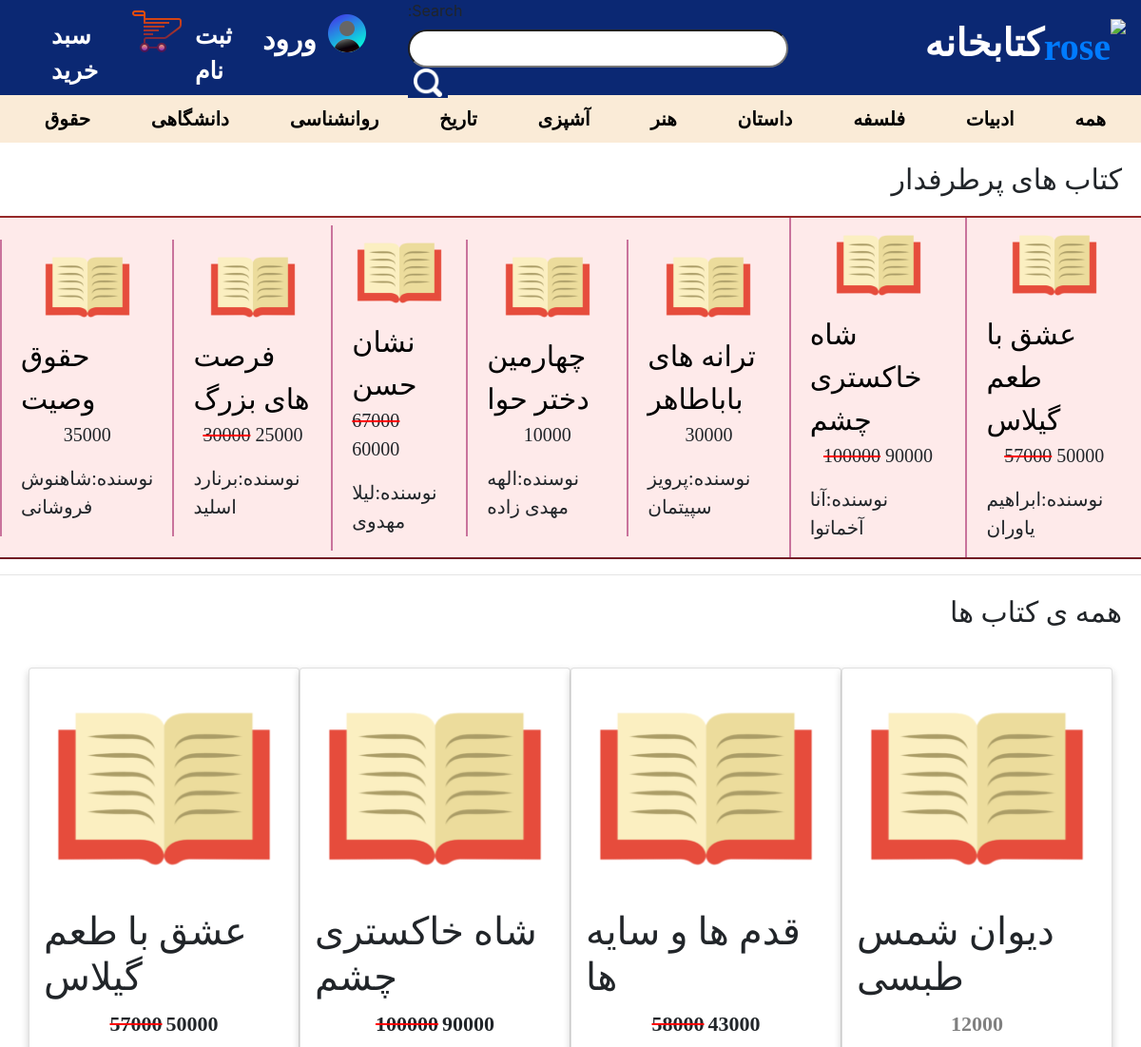
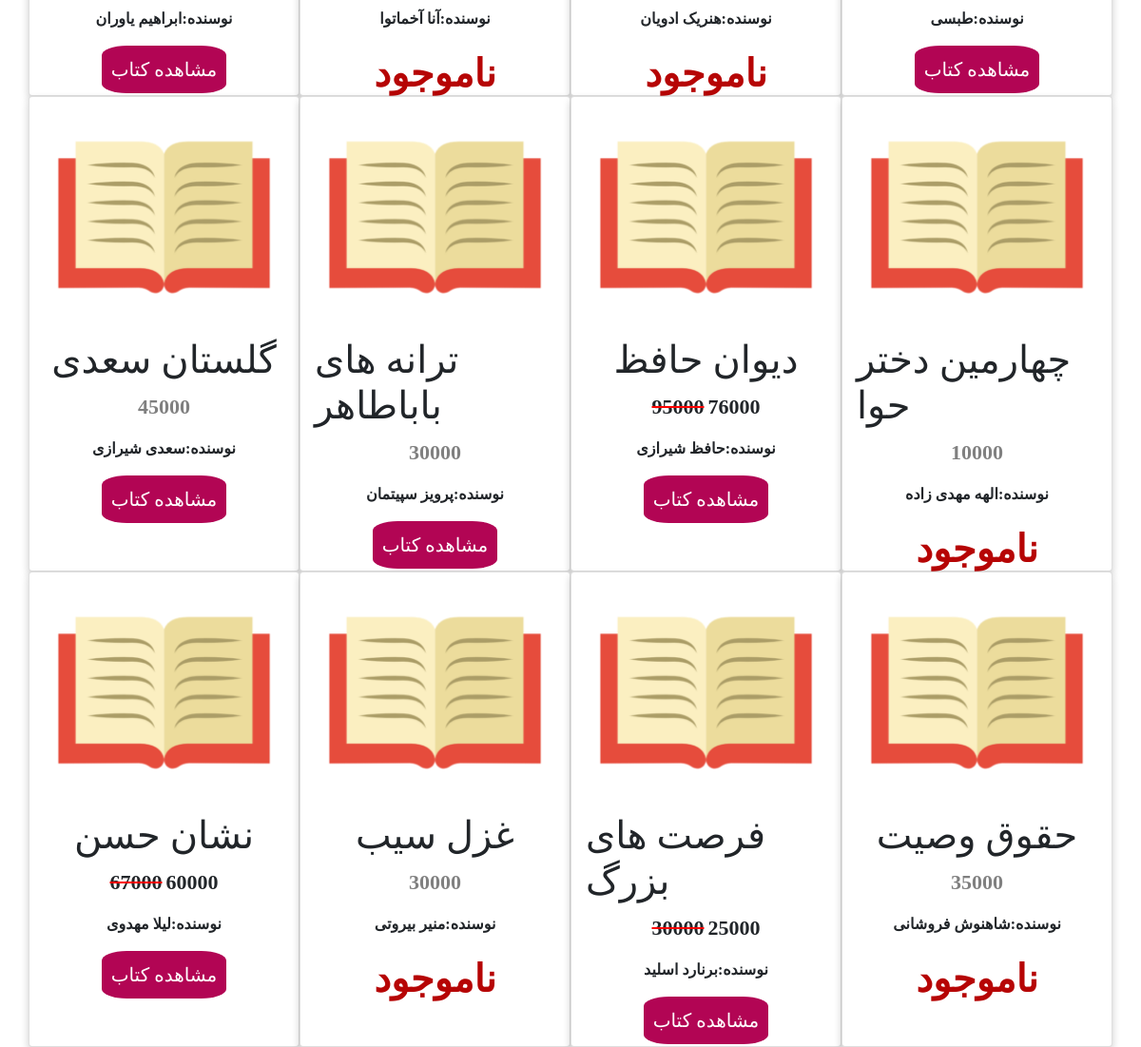
The page /categories/1/ on the database its author committed (2 pictures, top to bottom).
### products/models.py (models this page shows, shortened)
class Category(models.Model):
    class Meta:
        verbose_name = "دسته بندی"
        verbose_name_plural = "دسنه بندی ها"
    name = models.CharField(max_length=200, verbose_name='نام')
    def __str__(self):
        return self.name

class Book(models.Model):
    class Meta:
        verbose_name = "کتاب"
        verbose_name_plural = "کتاب ها"
    title = models.CharField(max_length=200, verbose_name='موضوع')
    author = models.CharField(max_length=200, verbose_name='نویسنده')
    description = models.TextField(max_length=200, blank=True, null=True, verbose_name='شرح')
    price = models.PositiveIntegerField(verbose_name='قیمت')
    qty = models.IntegerField(verbose_name='موجودی انبار')
    category = models.ManyToManyField(Category, max_length=200, verbose_name='دسته بندی')
    created_at = models.DateTimeField(auto_now_add=True, verbose_name='ساخته شده در')
    update = models.DateTimeField(auto_now=True)
    discount = models.PositiveIntegerField(blank=True, null=True, verbose_name='تخفیف درصدی')
    cash_discount = models.PositiveIntegerField(blank=True, null=True, verbose_name='تخفیف نقدی')
    total_price = models.PositiveIntegerField()
    like = models.ManyToManyField('account.User', blank=True, related_name='like')
    dislike = models.ManyToManyField('account.User', blank=True, related_name='dislike')
    total_like = models.IntegerField(default=0)
    def total_like(self):
        return self.like.count()
    @property
    def total_price(self):
        if self.cash_discount:
            return int(self.price - self.cash_discount)
        elif self.discount:
            total = (self.discount * self.price) / 100
            return int(self.price - total)
        else:
            return self.price
    def get_absolute_url(self):
        return reverse('products:book_detail', kwargs={'pk': self.pk})

### products/views.py (the view)
# urls.py: path('categories/<int:pk>/', CategoryTasks.as_view(), name='categoryTasks'),
class CategoryTasks(ListView):
    model = Book
    template_name = 'index.html'
    def get_queryset(self):
        return Book.objects.filter(category__pk=self.kwargs['pk'])
    def get_context_data(self, **kwargs):
        context = super().get_context_data(**kwargs)
        context['books'] = self.get_queryset()
        context['categories'] = Category.objects.all()
        context['form'] = SearchForm()
        return context

### products/forms.py
class SearchForm(forms.Form):
    search = forms.CharField(max_length=20)

### products/templates/index.html (shortened to what this page needs)
{% extends 'base.html' %}
{% load static %}
{% block pro %}
    <p style="    font-family: 'IranNastaliq';
    font-size: 30px;
    display: flex;
    flex-direction: row-reverse;
    padding-right: 20px;">کتاب های پرطرفدار</p>
    <div style=" display: flex;
    flex-direction: row-reverse;
    align-items: center;
    font-size: 20px;
    font-family: 'IranNastaliq';
    background-color: #feeaea;
    border-top: 2px solid #962929;
    border-bottom: 2px solid #721c24;
    justify-content: center;
    ">
        {% for book in books %}
            {% if book.total_like >= 1 %}
                <div style="     border-left: 2px solid #c9739c;
    padding-inline: 20px;
    display: flex;
    flex-direction: column;
    align-items: center;
">
                    <img src="{% static 'book.png' %}" alt="Denim Jeans" style="width: 100px;">
                    <a href="{{ book.get_absolute_url }}"
                       style="font-size: 30px; text-decoration: none; color: black">{{ book.title }}</a>
                    {% if book.price == book.total_price %}
                        <p>{{ book.price }}</p>
                    {% else %}
                        <p>
                            <a style="font-family: auto; text-decoration-line: line-through; text-decoration-color: red;"
                            >{{ book.price }}</a>
                            <a>{{ book.total_price }}</a></p>
                    {% endif %}
                    <p> نوسنده:{{ book.author }}</p>
                </div>
            {% endif %}
        {% endfor %}
    </div>
    <hr>
    <p style="    font-family: 'IranNastaliq';
    font-size: 30px;
    display: flex;
    flex-direction: row-reverse;
    padding-right: 20px;">همه ی کتاب ها</p>
    <div class="container">
        <div class=" products row">
            {% for book in books %}
                <div class="col-3 card">
                    <img src="{% static 'book.png' %}" alt="Denim Jeans" style="width:100%">
                    <h1>{{ book.title }}</h1>
                    {% if book.price == book.total_price %}
                        <p class="price">{{ book.price }}</p>
                    {% else %}
                        <p><a style="font-family: auto; text-decoration-line: line-through; text-decoration-color: red;"
                              class="price">{{ book.price }}</a>
                            <a class="price">{{ book.total_price }}</a></p>
                    {% endif %}
                    <p> نوسنده:{{ book.author }}</p>
                    {% if book.qty <= 0 %}
                        <p style="    font-size: 40px;
    color: #b60505;">ناموجود</p>
                    {% else %}
                        <p>
                            <button style="border: none;
    background-color: #b20554;
    padding: 10px;
    border-radius: 20%;"><a style="color:#ffffff;font-size: 20px; text-decoration: none;" href="{{ book.get_absolute_url }}">مشاهده
                                کتاب</a></button>
                        </p>
                    {% endif %}
                </div>
            {% endfor %}
        </div>
    </div>
    </body>
    </html>
{% endblock %}

### products/templates/base.html (shortened to what this page needs)
{% load static %}
<!DOCTYPE html>
<html lang="en">
<head>
    <link rel="stylesheet" type="text/css" href="{% static 'base.css' %}">
    <link rel="stylesheet" href="https://cdnjs.cloudflare.com/ajax/libs/font-awesome/4.7.0/css/font-awesome.min.css">
    <link
            href="https://www.fontonline.ir/css/IranNastaliq.css"
            rel="stylesheet"
            type="text/css"
    />
    <link rel="stylesheet" href="path/to/font-awesome/css/font-awesome.min.css">
    <link rel="stylesheet" href="https://stackpath.bootstrapcdn.com/bootstrap/4.3.1/css/bootstrap.min.css"
>
</head>
<body>
<div class="sticky-top">
    <nav class="navbar navbar-expand-lg sticky-top"
         style="direction: rtl; background-color: #0b2873;height: 100px;padding-top: 20px;">
        {% if user.is_authenticated %}
            {% if user.is_superuser %}
                <div class="nav-logo " style="width: 30%;display: flex;"><p><a href="{% url "products:index" %}"><img
                        style="width: 100px" src="{% static 'pngfind.com-superman-symbol-png-625339.png' %}"
                        alt="rose"/></a><a
                        style="color:white; text-decoration: none;" href="{% url 'admin:index' %}">superuser</a></p>
                </div>
                <div class="collapse navbar-collapse" id="navbarSupportedContent">
                {% block search %}
                <form class="searchbox" method="post" action="{% url 'products:product_search' %}">
                {% csrf_token %}
                {{ form }}
                <button type="submit"><img src="{% static '106236_search_icon.png' %}"></button>
                </form>
                {% endblock %}
                <ul class="navbar-nav mr-auto" style="margin-left: 30px">
                    <a style="text-decoration: none;color: white;font-family: 'IranNastaliq';font-size: 20px;font-weight: bold;"
                       class="nav-link"
                       href="{% url 'products:adding_ctg' %}">دسته بندی+</a><br>
                    <a style="text-decoration: none;color: white;font-family: 'IranNastaliq';font-size: 20px;font-weight: bold;"
                       class="nav-link"
                       href="{% url 'account:dashboard' %}">نمودار</a><br>
                    <a style="text-decoration: none;color: white;font-family: 'IranNastaliq';font-size: 20px;font-weight: bold;"
                       class="nav-link" href="{% url 'products:adding_book' %}">کتاب+</a>
                    <li class="nav-item active"><img src="{% static 'accounticon.png' %}" alt="icon"></li>
                    <a style="text-decoration: none;color: white;font-family: 'IranNastaliq';font-size: 20px;font-weight: bold;"
                       class="nav-link"
                       href="{% url 'account:user_profile' %}">{{ user.username }}</a><br>
                    <a style="text-decoration: none;color: white;font-family: 'IranNastaliq';font-size: 30px;font-weight: bold;"
                       class="nav-link" href="{% url 'account:user_logout' %}">خروج</a>
                </ul>
            {% elif user.is_admin %}
                <div class="nav-logo " style="width: 30%;display: flex;"><p><a href="{% url "products:index" %}"><img
                        style="width: 100px" src="{% static 'admin-settings-male.png' %}" alt="rose"/></a><a
                        style="color:white; text-decoration: none;" href="{% url 'account:staff_panel' %}">admin
                    pannel</a></p></div>
                <div class="collapse navbar-collapse" id="navbarSupportedContent">
                <form class="searchbox" method="post" action="{% url 'products:product_search' %}">
                {% csrf_token %}
                {{ form }}
                <button type="submit"><img src="{% static '106236_search_icon.png' %}"></button>
                </form>
                <ul class="navbar-nav mr-auto" style="margin-left: 30px">
                <li class="nav-item active"><img src="{% static 'accounticon.png' %}" alt="icon"></li>
                    <a style="text-decoration: none;color: white;font-family: 'IranNastaliq';font-size: 20px;font-weight: bold;"
                       class="nav-link"
                       >{{ user.username }}</a><br>
                    <a style="text-decoration: none;color: white;font-family: 'IranNastaliq';font-size: 20px;font-weight: bold;"
                       class="nav-link"
                       href="{% url 'products:adding_ctg' %}">دسته بندی+</a><br>
                    <a style="text-decoration: none;color: white;font-family: 'IranNastaliq';font-size: 20px;font-weight: bold;"
                       class="nav-link"
                       href="{% url 'order:order_items' %}">سفارشات</a>
                    <a style="text-decoration: none;color: white;font-family: 'IranNastaliq';font-size: 20px;font-weight: bold;"
                       class="nav-link" href="{% url 'products:adding_book' %}">کتاب+</a>
                    <a style="text-decoration: none;color: white;font-family: 'IranNastaliq';font-size: 30px;font-weight: bold;"
                       class="nav-link" href="{% url 'account:user_logout' %}">خروج</a>
                </ul>
            {% else %}
                <div class="nav-logo " style="width: 30%;display: flex;"><p><a href="{% url "products:index" %}"><img
                        style="width: 100px" src="{% static 'bookstorelogo.png' %}" alt="rose"/></a><a
                        style="color:white; text-decoration: none;" href="#">کتابخانه</a></p></div>
                <div class="collapse navbar-collapse" id="navbarSupportedContent">
                <form class="searchbox" method="post" action="{% url 'products:product_search' %}">
                {% csrf_token %}
                {{ form }}
                <button type="submit"><img src="{% static '106236_search_icon.png' %}"></button>
                </form>
                <ul class="navbar-nav mr-auto" style="margin-left: 30px">
                    <li class="nav-item active"><img src="{% static 'accounticon.png' %}" alt="icon"></li>
                    <a style="text-decoration: none;color: white;font-family: 'IranNastaliq';font-size: 20px;font-weight: bold;"
                       class="nav-link"
                       href="{% url 'account:user_profile' %}">{{ user.username }}</a><br>
                    <a style="text-decoration: none;color: white;font-family: 'IranNastaliq';font-size: 30px;font-weight: bold;"
                       class="nav-link" href="{% url 'account:user_logout' %}">خروج</a>
                    <li style="margin-top: -10px;" class="nav-item active"><img
                            src="{% static 'shoppingbasketicon.png' %}" alt="icon"></li>
                    <a style="text-decoration: none;color: white;font-family: 'IranNastaliq';font-size: 30px;font-weight: bold;"
                       class="nav-link"
                       href="{% url 'order:cart_detail' %}">سبد خرید</a>
                </ul>
            {% endif %}
        {% else %}
            <div class="nav-logo " style="width: 30%;display: flex;"><p><a href="{% url "products:index" %}"><img
                    style="width: 100px" src="{% static 'bookstorelogo.png' %}" alt="rose"/></a><a
                    style="color:white; text-decoration: none;" href="#">کتابخانه</a></p></div>
            <div class="collapse navbar-collapse" id="navbarSupportedContent">
            <form class="searchbox" method="post" action="{% url 'products:product_search' %}">
                {{ form }}
                <button type="submit"><img src="{% static '106236_search_icon.png' %}"></button>
                </form>
            <ul class="navbar-nav mr-auto" style="margin-left: 30px">
                <li class="nav-item active"><img src="{% static 'accounticon.png' %}" alt="icon"></li>
                <a style="text-decoration: none;color: white;font-family: 'IranNastaliq';font-size: 30px;font-weight: bold;"
                   class="nav-link" href="{% url 'account:user_login' %}">ورود</a>
                <a style="text-decoration: none; color: white;font-family: 'IranNastaliq';font-size: 25px;font-weight: bold;"
                   class="nav-link" href="{% url 'account:user_register' %}">ثبت نام</a>
                <li style="margin-top: -10px;" class="nav-item active"><img src="{% static 'shoppingbasketicon.png' %}"
                                                                            alt="icon"></li>
                <a style="text-decoration: none;color: white;font-family: 'IranNastaliq';font-size: 25px;font-weight: bold;"
                   class="nav-link" href="{% url 'order:cart_detail' %}">سبد خرید</a>
            </ul>
        {% endif %}
        </div>
    </nav>
    <div class="categories ">
        <ul style="display: flex; justify-content: space-around;">
            <li><a href="{% url 'products:index' %}">همه</a></li>
            {% for category in categories %}
                <li><a href="{% url 'products:categoryTasks' category.id %}">{{ category }}</a></li>
            {% endfor %}
        </ul>
    </div>
</div>
{% include 'message.html' %}
{% block pro %}
{% endblock %}
</body>
</html>

### order/static/base.css (style rules this page uses)
.nav-logo p { font-family: IranNastaliq, "IranNastaliq", tahoma; font-weight: bold; font-size: 40px; font-weight: bold; color: rgb(255, 255, 255); text-decoration: none; padding-left: 20px; }
.nav-logo img { height: 100px; }
.products { padding-top: 20px; }
.col-3 { height: 500px; background-color: rgb(255, 197, 180); }
.card { align-items: center; box-shadow: 0 4px 8px 0 rgba(0, 0, 0, 0.2); margin: auto; font-family: IranNastaliq, "IranNastaliq", tahoma; font-weight: bold; }
.price { color: grey; font-size: 22px; }
.categories ul { list-style: none; display: flex; flex-direction: row-reverse; align-items: flex-start; padding: 10px; background-color: antiquewhite; position: sticky; position: -webkit-sticky; }
.categories ul > li { padding-left: 10px; }
.categories li > a { text-decoration: none; font-size: 20px; font-family: IranNastaliq, "IranNastaliq", tahoma; font-weight: bold; color: #000; }

### products/templates/base.html (style rules this page uses)
.searchbox { padding-bottom: 10px; }
.searchbox input { width: 400px; height: 40px; border-radius: 20px; }
.searchbox button { border: none; background-color: #0b2873; color: white; }
.searchbox button>img { width: 30px; }

### rows shown on the page
Category: name "ادبیات"
Category: name "فلسفه"
Category: name "داستان"
Category: name "هنر"
Category: name "آشپزی"
Category: name "تاریخ"
Category: name "روانشناسی"
Category: name "دانشگاهی"
Category: name "حقوق"
Book: title "عشق با طعم گیلاس", price "57000", total_price "50000", author "ابراهیم یاوران"
Book: title "شاه خاکستری چشم", price "100000", total_price "90000", author "آنا آخماتوا", qty "ناموجود"
Book: title "ترانه های باباطاهر", price "30000", author "پرویز سپیتمان"
Book: title "چهارمین دختر حوا", price "10000", author "الهه مهدی زاده", qty "ناموجود"
Book: title "نشان حسن", price "67000", total_price "60000", author "لیلا مهدوی"
Book: title "فرصت های بزرگ", price "30000", total_price "25000", author "برنارد اسلید"
Book: title "حقوق وصیت", price "35000", author "شاهنوش فروشانی", qty "ناموجود"
Book: title "قدم ها و سایه ها", price "58000", total_price "43000", author "هنریک ادویان", qty "ناموجود"
Book: title "دیوان شمس طبسی", price "12000", author "طبسی"
Book: title "گلستان سعدی", price "45000", author "سعدی شیرازی"
Book: title "دیوان حافظ", price "95000", total_price "76000", author "حافظ شیرازی"
Book: title "غزل سیب", price "30000", author "منیر بیروتی", qty "ناموجود"
